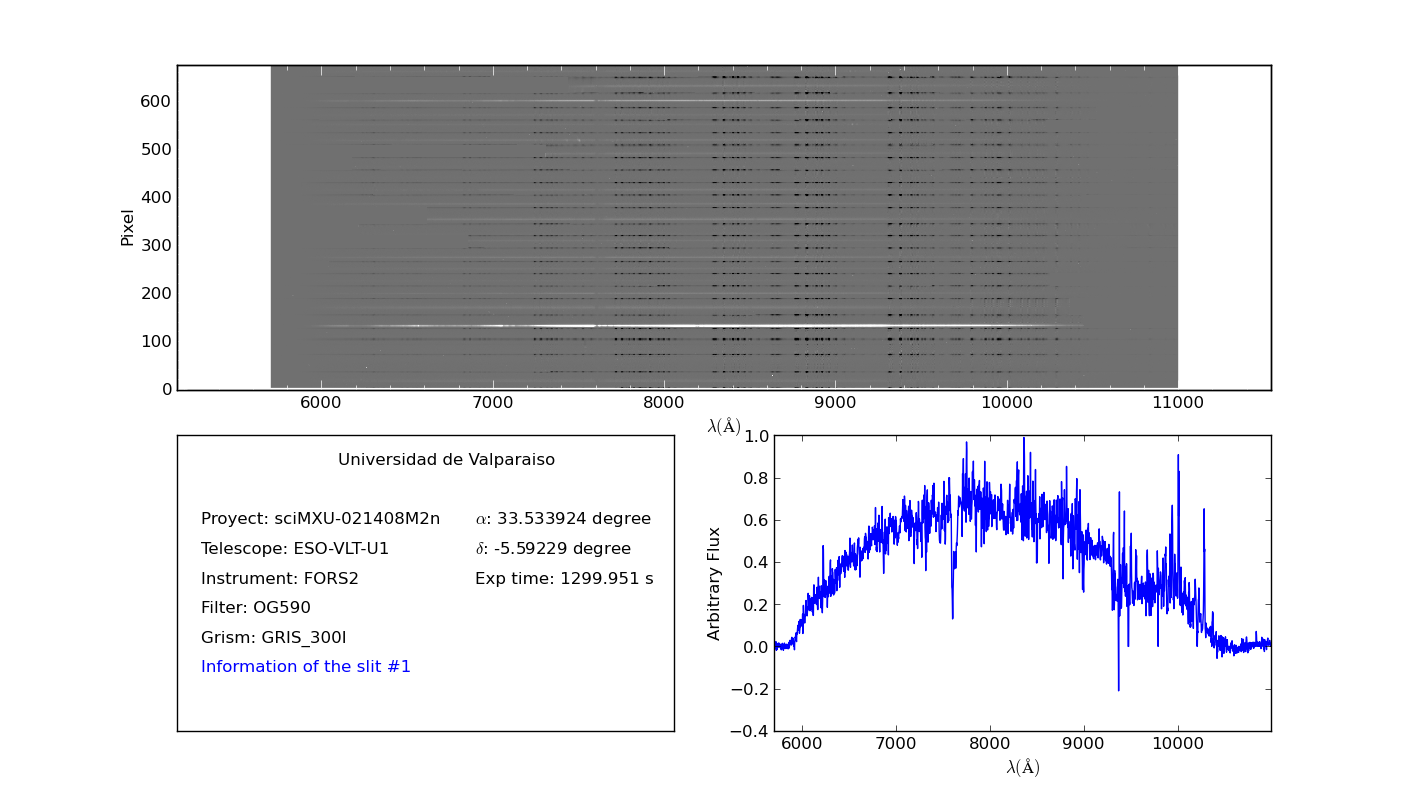

Write Python code to recreate this figure.
#!/usr/bin/python

import os 
import sys
import pyfits 
import pylab as plt 
import aplpy
import scipy as sc
import numpy as np

if len(sys.argv[:]) < 3: 

	print 'Warnig: '
	print './FORS2.py Image_2D Images_1D'


else:

	img_list=str(sys.argv[1]) #Image 2D
	img_list1=str(sys.argv[2]) #Image 1D
	
	
	img_list2=pyfits.open(img_list1)
	N_slit=int(img_list2[0].header['N_SLITS'])

	for j in np.arange(N_slit):

		slit=j#raw_input('Ingrese el numero de slit: ')

		lambda1=np.array([float(img_list2[0].header['CRVAL1'])])
		
		for i in np.arange(float(img_list2[0].header['NAXIS1'])-1):
		
		    l1=lambda1[i]+float(img_list2[0].header['CD1_1'])
		    lambda1=np.append(lambda1,l1)
		
		
		#Plot
		
		fi=plt.figure(1,figsize=(14,8))
		
		f=aplpy.FITSFigure(img_list,figure=fi,subplot=[0.125,0.52,0.775,0.40])
		f.show_grayscale(invert=False,stretch='linear')
		f.set_axis_labels(xlabel=r'$\lambda (\AA)$', ylabel='Pixel')	
		
		ax1=fi.add_subplot(223)
		ax1.tick_params(bottom='off',left='off',right='off',top='off',labelbottom='off',labeltop='off',labelright='off',labelleft='off')
		ax1.set_xlim(0,2)
		ax1.set_ylim(0,2)
		ax1.text(0.65,1.8,'Universidad de Valparaiso')
		ax1.text(0.1,1.6,'')
		ax1.text(0.1,1.4,'Proyect: '+str(img_list2[0].header['OBJECT']))
		ax1.text(0.1,1.2,'Telescope: '+str(img_list2[0].header['TELESCOP']))
		ax1.text(0.1,1.0,'Instrument: '+str(img_list2[0].header['INSTRUME']))
		ax1.text(0.1,0.8,'Filter: '+str(img_list2[0].header['HIERARCH ESO INS OPTI7 NAME']))
		ax1.text(0.1,0.6,'Grism: '+str(img_list2[0].header['HIERARCH ESO INS OPTI6 NAME']))
		ax1.text(0.1,0.4,'Information of the slit #'+str(int(slit)+1),color='blue')
		ax1.text(1.2,1.4,r'$\alpha$: '+str(img_list2[0].header['RA '])+' degree')
		ax1.text(1.2,1.2,r'$\delta$: '+str(img_list2[0].header['DEC'])+' degree')
		ax1.text(1.2,1.0,'Exp time: '+str(img_list2[0].header['HIERARCH ESO INS SHUT EXPTIME'])+' s')
		
		
		ax2=fi.add_subplot(224)
		ax2.plot(lambda1,img_list2[0].data[float(slit)],color='blue')
		ax2.set_xlabel(r'$\lambda(\AA)$')
		ax2.set_ylabel('Arbitrary Flux')
		ax2.set_xlim((np.min(lambda1),np.max(lambda1)))
		
		plt.show()
